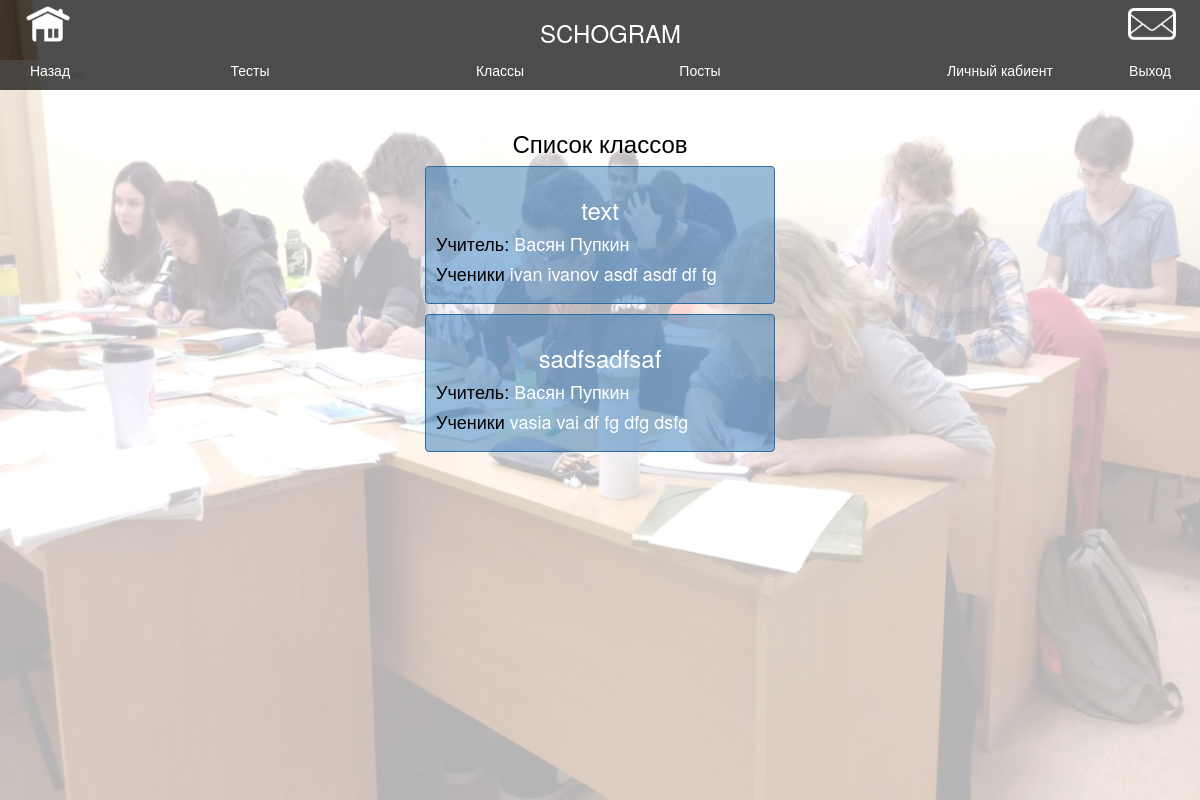
Page /classes/ (signed in) on the committed database.
### classes/models.py (models this page shows, shortened)
class Classes(models.Model):
    teacher = models.ForeignKey(User, related_name="teacher")
    classname = models.CharField(max_length=1000, default=0)
    pupils = models.ManyToManyField(User, related_name="students", blank=True)

### users/models.py (models this page shows, shortened)
class User(AbstractUser):
    first_name = models.CharField(max_length=100)
    last_name = models.CharField(max_length=100)
    email = models.EmailField(max_length=100)
    rating = models.IntegerField(default=0)
    avatar = models.ImageField(upload_to='avatars', blank=True, null=True)
    proffession = models.IntegerField(default=0)

### classes/views.py (the view)
class ClassList(ListView):
    template_name = 'classes/list_classes.html'
    model = Classes
    def get_queryset(self):
        return Classes.objects.filter(teacher=self.request.user)

### classes/templates/classes/list_classes.html
{% extends "base.html" %}
{% block content %}
<div class="col-md-4 col-md-offset-4">
    <h3>Список классов</h3>
{% for class in object_list %}
<div class="post">
<h3><a href= "{{class.id}}">{{class.classname}}</a></h3>
<h4>Учитель: <a href="../{{class.teacher.id}}/">{{class.teacher.first_name}} {{class.teacher.last_name}}</a></h4>
<h4>Ученики
    {% for cl in class.pupils.all %}
    <a href="../{{cl.id}}/">{{cl.first_name}} {{cl.last_name}}</a>
{% endfor %}
    </h4>
</div>
{% endfor %}
    </div>
{% endblock %}

### users/templates/base.html (shortened to what this page needs)
{% load staticfiles %}
{% load crispy_forms_tags %}
<html lang="RU" xmlns="http://www.w3.org/1999/html">
<head>
    <link rel="stylesheet" href="{% static "css/base.css" %}" type="text/css" />
    <link rel="stylesheet" href="{% static "css/animate.css" %}" type="text/css" />
    <link rel="stylesheet" href="{% static "css/bootstrap.min.css" %}" type="text/css" />
</head>
<body style="height: 100%">
<img class="back" src="{% static "img/back.jpg" %}" >
<div class="content_menu">
    <a href="{% url 'users:home' %}"><img class="home animated" id="content-menu-home" src="{%static "img/r1.png" %}" onmouseover="animation('content-menu-home', 'jello')"></a>
    <a><img class="mess animated" id="content-menu-message" src="{%static "img/message.png" %}" onmouseover="animation('content-menu-message', 'jello')"></a>
    <div class="maintitle"><h3>SCHOGRAM</h3></div>
</div>
    <nav>
    <div class="col-md-1 animjello animated" id="content-menu-1" ><a href="../">Назад</a></div>
   <div class="col-md-3 animated " id="content-menu-2" onmouseover="animation('content-menu-2', 'jello')"><a href="../">Тесты</a></div>
    <div class="col-md-2 animated" id="content-menu-3" onmouseover="animation('content-menu-3', 'jello')"><a href="{% url 'classes:classes'%}">Классы</a></div>
    <div class="col-md-2 animated" id="content-menu-4" onmouseover="animation('content-menu-4', 'jello')"><a href="../post">Посты</a></div>
    <div class="col-md-1"></div>
        {% if user.is_authenticated %}
     <div class="col-md-2 animated" id="content-menu-5" onmouseover="animation('content-menu-5', 'jello')"><a href="{% url 'users:self_room' %}">Личный кабиент</a></div>
    <div class="col-md-1 animated" id="content-menu-6" onmouseover="animation('content-menu-6', 'jello')"><a href="{% url 'users:logout' %}">Выход</a></div>
    {% endif %}
    </nav>
    <div class="content">
{% block content %}
{% endblock %}
    </div>
</body>
</html>

### users/static/css/base.css (style rules this page uses)
nav { position: absolute; display: block; width: 100%; position: relative; min-height: 30px; margin-bottom: 20px; background: rgb(0, 0, 0); background: rgba(0, 0, 0, 0.7); }
nav a { color: white; }
nav div { text-align: center; }
body { -webkit-background-size: cover; -moz-background-size: cover; -o-background-size: cover; background-size: cover; }
.back { -webkit-background-size: cover; -moz-background-size: cover; -o-background-size: cover; background-size: cover; opacity: 0.3; position: fixed; width: 100%; height: 100%; z-index: 0; }
.content_menu { width: 100%; height: 60px; background: rgb(0, 0, 0); background: rgba(0, 0, 0, 1); }
.content { position: absolute; color: black; width: 100%; height: 80%; }
.content a { color: white; }
.home { position: absolute; left: 2%; width: 4%; }
.mess { position: absolute; top: 1%; left: 94%; width: 4%; cursor: pointer; }
.maintitle { position: absolute; left: 45%; color: white; }
h3 { text-align: center; }
.post { border-radius: 4px; border: 1px solid transparent; border-color: #2e6da4; margin: 10px; background: rgb(51, 122, 183); background: rgba(51, 122, 183, 0.5); padding: 10px; }

### rows in the picture
Classes: classname "text", teacher.first_name "Васян", teacher.last_name "Пупкин"
User: first_name "ivan", last_name "ivanov"
User: first_name "asdf", last_name "asdf"
User: first_name "df", last_name "fg"
Classes: classname "sadfsadfsaf", teacher.first_name "Васян", teacher.last_name "Пупкин"
User: first_name "vasia", last_name "vai"
User: first_name "df", last_name "fg"
User: first_name "dfg", last_name "dsfg"
